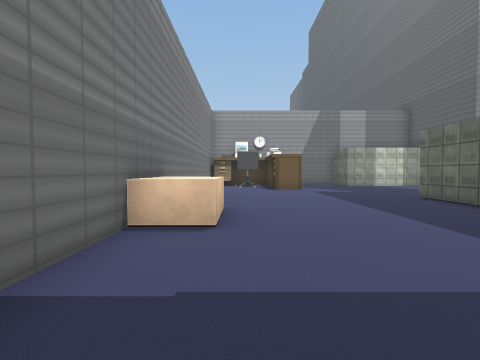
[1] (above)

24 first-person views from a walk through a Unity game level. The camera is 1.5 m above the floor, tilts 2° down and sees 85° across. Doors are open. The floor is counted in squares, 2 m on a side. Each view is taken from the middle of a square. On the plan, view 1 faces up. The plan holds only what a view shows up to about 9 squares ahead; the rest is blank. The place goes on beyond the plan. The player character is not drawn. Some surface patterns are stand-ins.

[2]
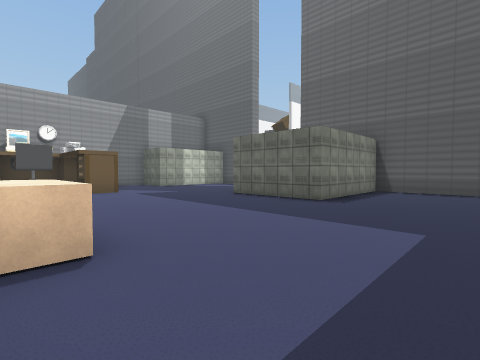

[3]
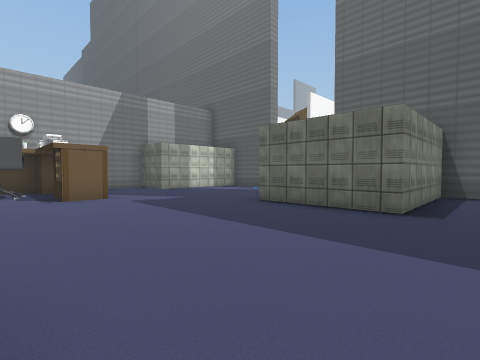

[4]
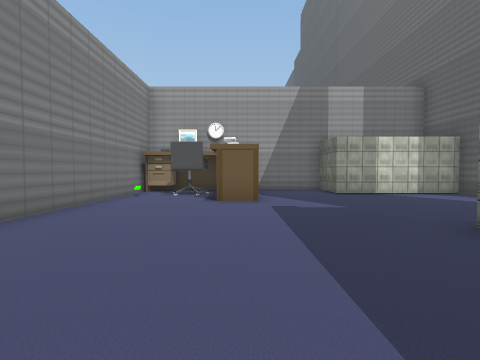

[5]
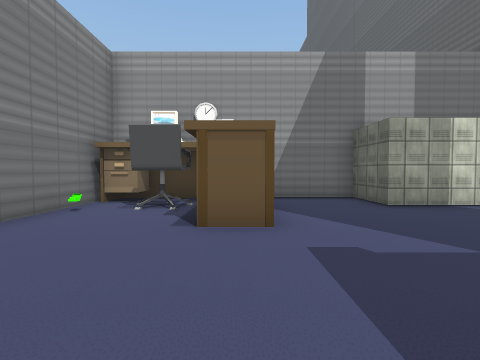

[6]
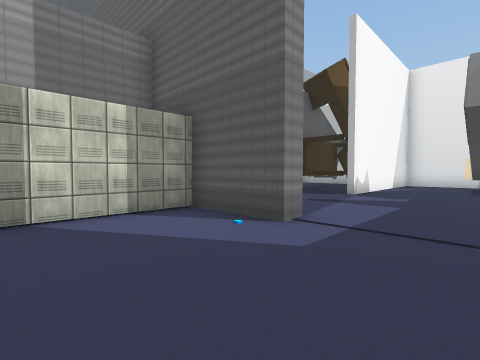

[7]
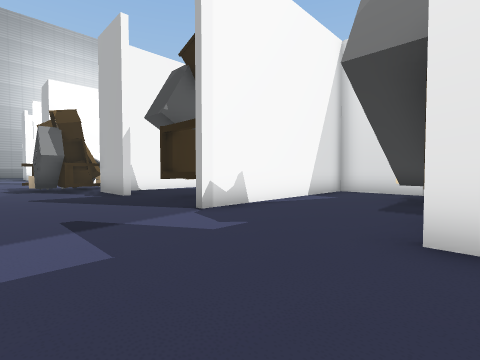

[8]
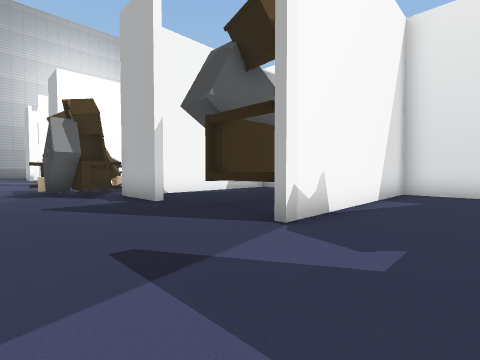

[9]
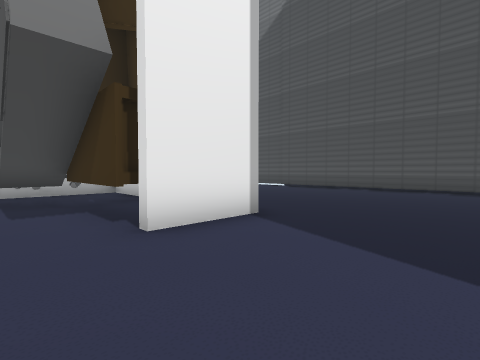

[10]
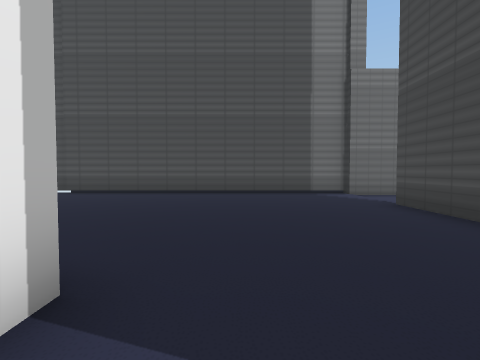

[11]
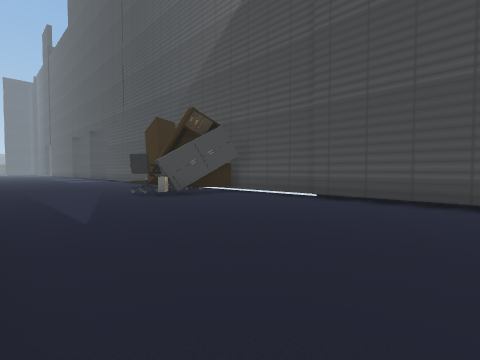

[12]
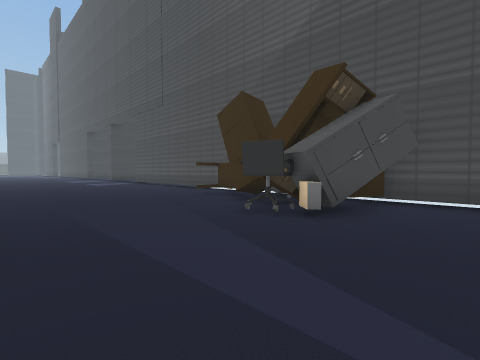

[13]
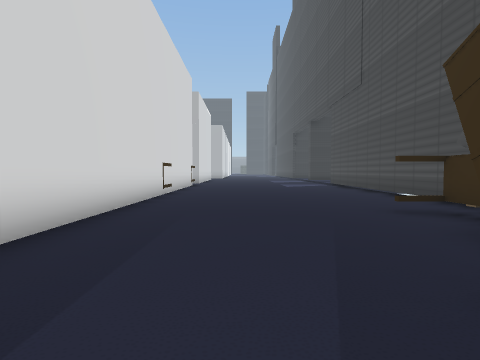

[14]
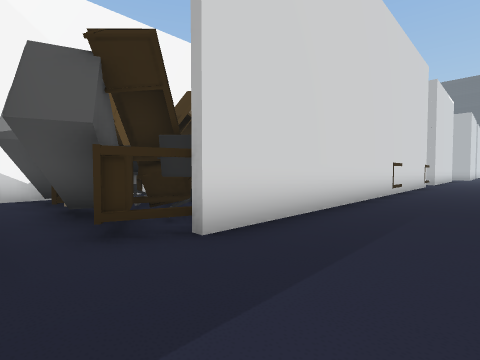

[15]
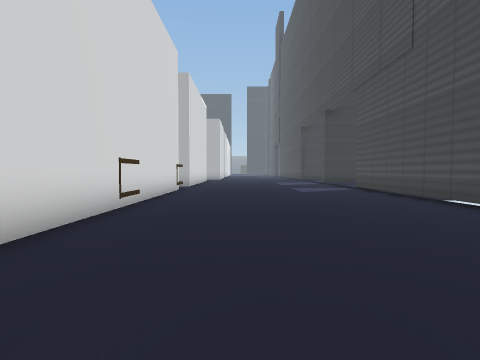

[16]
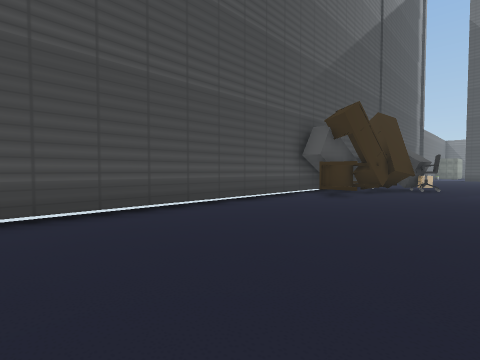

[17]
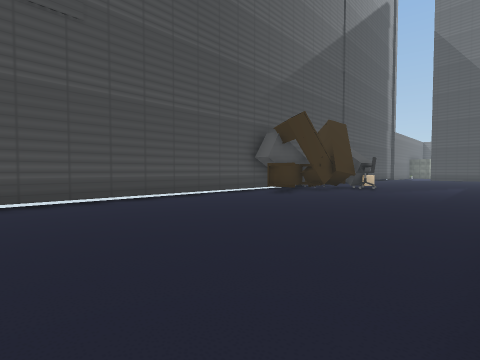

[18]
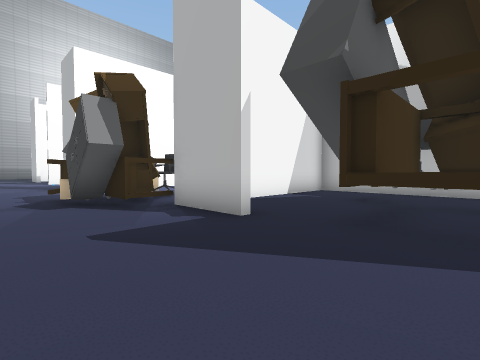

[19]
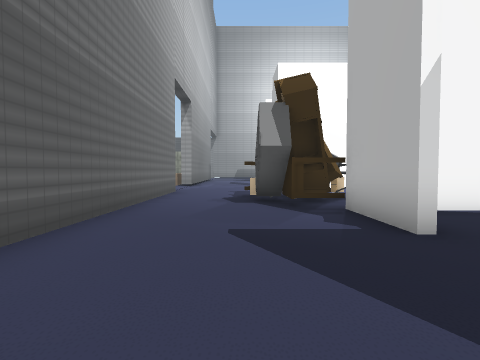

[20]
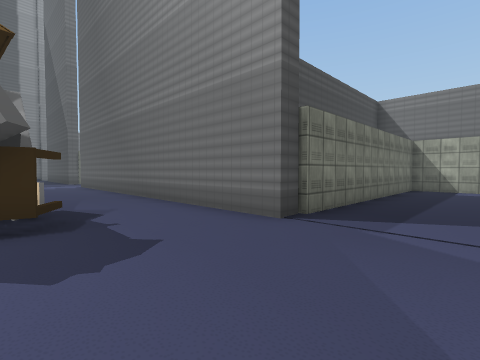

[21]
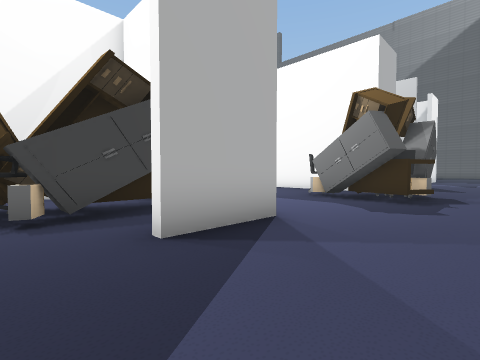

[22]
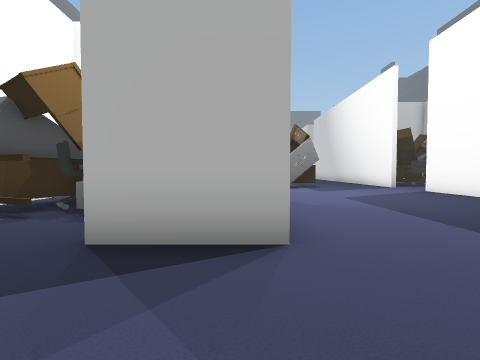

[23]
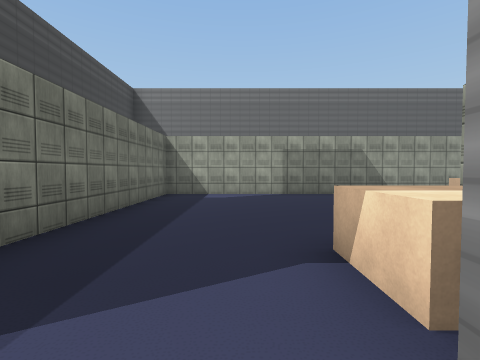

[24]
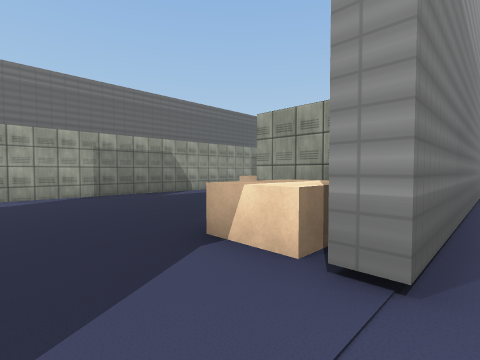

### Floor plan
Points are (right, up) in squares from view 1. A wall is a line through its corners. A room is listed if a view was taken in it or the views show most of it. See-through windows are left out.
Room 1 (views 1, 2, 3, 4, 5, 6, 7, 8, 9, 10, 11, 12, 13, 14, 15, 16, 17, 18, 19, 20, 21, 22, 23, 24)
walls: (16.5, 11.2) (14.1, 11.2); (14.1, 15) (14.1, 17.2); (17.4, 16.9) (15.4, 16.9); (18.4, 17.1) (20.1, 17.1); (22.1, 11.2) (21.2, 11.2); (9.8, 10.2) (9.2, 10.2) (9.2, 12.6) (5, 12.6) (5, 14.3) (2.9, 14.3); (14.1, 5.4) (14.1, 7.6); (13.6, 23.4) (13.6, 25.6); (9.7, 3.2) (9.7, 1.1); (9.2, 1.4) (9.2, 4.2) (5, 4.2) (5, 7.4); (8.8, 25.5) (8.8, 24.7) (7.5, 24.7); (29.5, 5.4) (26.4, 5.4); (9.7, 27.5) (9.7, 24.7) (9.1, 24.7); (8.1, 26.9) (6.5, 26.9); (9.4, -1.7) (22.4, -1.7); (7.9, -1.4) (9.5, -1.4); (-1.5, 13.6) (-1.5, 1.5); (26, -1.7) (34, -1.7); (-0.2, 3.5) (-1.5, 3.5); (34, 5.4) (31.4, 5.4); (1.7, 27.5) (1.7, 21.7) (9.7, 21.7) (9.7, 14.5)
ways out: opening at (17.5, 10) to room 2; open door at (17.5, 9) to room 2; opening at (18, 16); open door at (17, 15)
objects: other object (-1, 11) to (2, 14); other object (12, 18) to (15, 20); other object (15, 6) to (17, 7); other object (15, 12) to (17, 13); other object (16, 24) to (17, 26); other object (16, 26) to (18, 27); other object (22, -1) to (24, 1); other object (22, 6) to (24, 8); other object (22, 9) to (22, 10); other object (23, 6) to (26, 6); other object (24, -1) to (27, 0); other object (24, 9) to (24, 10); other object (25, 9) to (25, 10); other object (30, 6) to (31, 6)
Room 2 (no view inside)
walls: (20.4, 8.5) (20.4, 11.2) (16.5, 11.2)
ways out: opening at (17.5, 10) to room 1; open door at (17.5, 9) to room 1
objects: other object (19, 9)

Where each view was taken, in squares from view 1:
view 1: 0 up, 0 right, facing up
view 2: 1 up, 1 left, facing up-right
view 3: 3 up, 0 right, facing up-right
view 4: 4 up, 2 right, facing up
view 5: 7 up, 2 right, facing up
view 6: 8 up, 6 right, facing up-right
view 7: 7 up, 11 right, facing up-right
view 8: 9 up, 11 right, facing up-right
view 9: 9 up, 11 right, facing down-right
view 10: 7 up, 13 right, facing down
view 11: 5 up, 15 right, facing down-right
view 12: 5 up, 20 right, facing down-right
view 13: 3 up, 22 right, facing right
view 14: 3 up, 21 right, facing up-right
view 15: 3 up, 25 right, facing right
view 16: 3 up, 34 right, facing down-left
view 17: 5 up, 34 right, facing down-left
view 18: 12 up, 11 right, facing up-right
view 19: 12 up, 12 right, facing up
view 20: 24 up, 13 right, facing down-left
view 21: 27 up, 11 right, facing down-right
view 22: 24 up, 11 right, facing right
view 23: 24 up, 10 right, facing left
view 24: 23 up, 10 right, facing up-left
